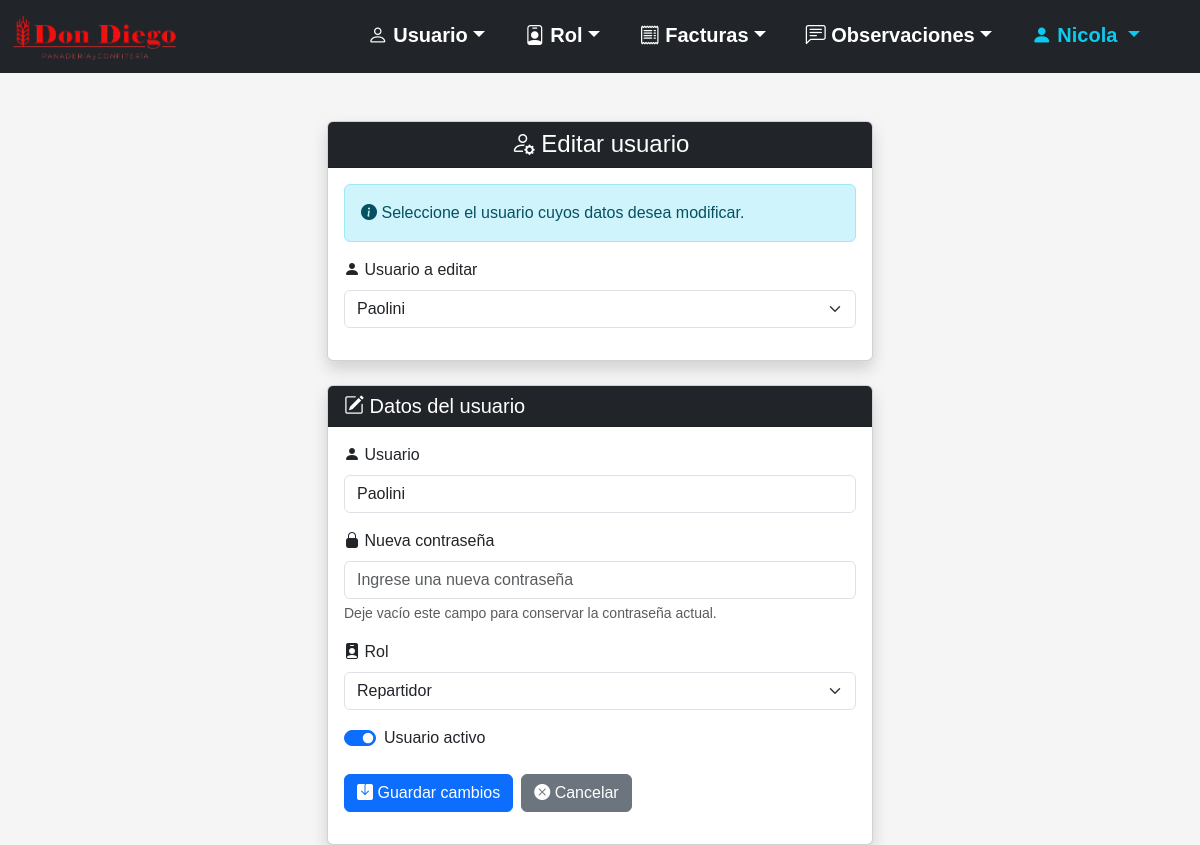
/Panaderia-v2/editar_usuario.php?id=1 (signed in), run on the app's committed database.
### tables this page shows
CREATE TABLE `usuario` (
  `id` smallint(5) UNSIGNED NOT NULL,
  `usuario` varchar(32) NOT NULL,
  `contrasenia` varchar(255) NOT NULL,
  `activo` tinyint(1) NOT NULL DEFAULT 1,
  `id_ROL` tinyint(3) UNSIGNED NOT NULL
);

CREATE TABLE `rol` (
  `id` tinyint(3) UNSIGNED NOT NULL,
  `nombre` varchar(20) NOT NULL
);

### Panaderia-v2/editar_usuario.php (the view, shortened to what this page needs)
<?php
require_once "conexion.php";
require_once "menu.php";
$id_usuario_editar = $_GET["id"] ?? $_POST["id_usuario"] ?? "";
$sqlUsuarios = "SELECT id, usuario FROM usuario WHERE activo = 1 ORDER BY usuario";
$stmtUsuarios = $conexion->prepare($sqlUsuarios);
$stmtUsuarios->execute();
$usuarios = $stmtUsuarios->fetchAll(PDO::FETCH_ASSOC);
$sqlRoles = "SELECT id, nombre FROM rol ORDER BY nombre";
$stmtRoles = $conexion->prepare($sqlRoles);
$stmtRoles->execute();
$roles = $stmtRoles->fetchAll(PDO::FETCH_ASSOC);
$usuarioEditar = null;
if ($id_usuario_editar != "") {
    $sqlUsuario = "SELECT id, usuario, activo, id_ROL FROM usuario WHERE id = ?";
    $stmtUsuario = $conexion->prepare($sqlUsuario);
    $stmtUsuario->execute([$id_usuario_editar]);
    $usuarioEditar = $stmtUsuario->fetch(PDO::FETCH_ASSOC);
}
?>
<!DOCTYPE html>
<html lang="es">
<head>
    <link rel="stylesheet" href="css/bootstrap-5.3.8/css/bootstrap.min.css">
    <link rel="stylesheet" href="imagenes/bootstrap-icons-1.13.1/bootstrap-icons.min.css">
    <link rel="stylesheet" href="css/estilo.css">
</head>
<body>
    <?php require_once "menu.php"; ?>
    <div class="container mt-5">
        <div class="row justify-content-center">
            <div class="col-md-7 col-lg-6">
                <div class="card shadow mb-4">
                    <div class="card-header bg-dark text-white text-center">
                        <h4 class="mb-0"><i class="bi bi-person-gear"></i> Editar usuario</h4>
                    </div>
                    <div class="card-body">
                        <div class="alert alert-info">
                            <i class="bi bi-info-circle-fill"></i>
                            Seleccione el usuario cuyos datos desea modificar.
                        </div>
                        <form method="get">
                            <label for="id" class="form-label"><i class="bi bi-person-fill"></i> Usuario a editar</label>
                            <select id="id" name="id" class="form-select" onchange="this.form.submit()" required>
                                <?php foreach ($usuarios as $usuario): ?>
                                    <option
                                        value="<?= $usuario["id"] ?>"
                                        <?= ($id_usuario_editar == $usuario["id"])
                                            ? "selected"
                                            : ""
                                        ?>
                                    >
                                        <?= htmlspecialchars($usuario["usuario"]) ?>
                                    </option>
                                <?php endforeach; ?>
                            </select>
                        </form>
                    </div>
                </div>
                <?php if ($usuarioEditar): ?>
                    <div class="card shadow">
                        <div class="card-header bg-dark text-white">
                            <h5 class="mb-0"><i class="bi bi-pencil-square"></i> Datos del usuario</h5>
                        </div>
                        <div class="card-body">
                            <form method="post">
                                <div class="mb-3">
                                    <label for="usuario" class="form-label"><i class="bi bi-person-fill"></i> Usuario</label>
                                    <input type="text" id="usuario" name="usuario" class="form-control"
                                        value="<?= htmlspecialchars($usuarioEditar["usuario"]) ?>" maxlength="32" required>
                                </div>
                                <div class="mb-3">
                                    <label for="contrasenia" class="form-label"><i class="bi bi-lock-fill"></i> Nueva contraseña</label>
                                    <input type="password" id="contrasenia" name="contrasenia" class="form-control" maxlength="255"
                                    placeholder="Ingrese una nueva contraseña">
                                    <div class="form-text">Deje vacío este campo para conservar la contraseña actual.</div>
                                </div>
                                <div class="mb-3">
                                    <label for="id_ROL" class="form-label"><i class="bi bi-person-badge-fill"></i> Rol</label>
                                    <select id="id_ROL" name="id_ROL" class="form-select" required>
                                        <?php foreach ($roles as $rol): ?>
                                            <option
                                                value="<?= $rol["id"] ?>"
                                                <?= ($usuarioEditar["id_ROL"] == $rol["id"])
                                                    ? "selected"
                                                    : ""
                                                ?>
                                            >
                                                <?= htmlspecialchars($rol["nombre"]) ?>
                                            </option>
                                        <?php endforeach; ?>
                                    </select>
                                </div>
                                <div class="mb-4">
                                    <div class="form-check form-switch">
                                        <input class="form-check-input" type="checkbox" role="switch" id="activo" name="activo" value="1"
                                            <?= ($usuarioEditar["activo"] == 1)
                                                ? "checked"
                                                : ""
                                            ?>
                                        >
                                        <label class="form-check-label" for="activo">Usuario activo</label>
                                    </div>
                                </div>
                                <div class="d-flex gap-2">
                                    <button type="submit" class="btn btn-primary"><i class="bi bi-save-fill"></i> Guardar cambios</button>
                                    <a href="index.php" class="btn btn-secondary"><i class="bi bi-x-circle-fill"></i> Cancelar</a>
                                </div>
                            </form>
                        </div>
                    </div>
                <?php endif; ?>
            </div>
        </div>
    </div>
</body>
</html>

### Panaderia-v2/menu.php (shortened to what this page needs)
<?php
if (isset($_SESSION["id_usuario"])) {
    $sqlUsuario = "SELECT usuario FROM usuario WHERE id = ?";
    $stmtUsuario = $conexion->prepare($sqlUsuario);
    $stmtUsuario->execute([$_SESSION["id_usuario"]]);
    $usuarioLogueado = $stmtUsuario->fetch(PDO::FETCH_ASSOC);
}
?>
<nav class="navbar navbar-expand-lg navbar-dark bg-dark">
    <div class="container-fluid">
        <a class="navbar-brand" href="#"><img src="imagenes/logo.png" alt="Panaderia" width="50%" height="50%" class="d-inline-block align-text-top"></a>
        <div class="offcanvas offcanvas-end text-bg-dark" tabindex="-1" id="menuNavegacion" aria-labelledby="menuNavegacionLabel">
            <div class="offcanvas-body">
                <ul class="navbar-nav flex-grow-1 pe-3 gap-4 fs-5">
                    <li class="nav-item dropdown nav-underline">
                        <a class="nav-link dropdown-toggle fw-bold" href="#" role="button" data-bs-toggle="dropdown" aria-expanded="false"><i class="bi bi-person"></i> Usuario</a>
                    </li>
                    <li class="nav-item dropdown nav-underline">
                        <a class="nav-link dropdown-toggle fw-bold" href="#" role="button" data-bs-toggle="dropdown" aria-expanded="false"><i class="bi bi-person-badge"></i> Rol</a>
                    </li>
                    <li class="nav-item dropdown nav-underline">
                        <a class="nav-link dropdown-toggle fw-bold" href="#" role="button" data-bs-toggle="dropdown" aria-expanded="false"><i class="bi bi-receipt"></i> Facturas</a>
                    </li>
                    <li class="nav-item dropdown nav-underline">
                        <a class="nav-link dropdown-toggle fw-bold" href="#" role="button" data-bs-toggle="dropdown" aria-expanded="false"><i class="bi bi-chat-left-text"></i> Observaciones</a>
                    </li>
                    <li class="nav-item dropdown ms-auto d-none d-lg-block">
                       <a class="nav-link dropdown-toggle fw-bold usuario-menu" href="#" role="button" data-bs-toggle="dropdown" aria-expanded="false">
                            <i class="bi bi-person-fill"></i>
                            <?= htmlspecialchars($usuarioLogueado["usuario"]) ?>
                        </a>
                    </li>
                </ul>
            </div>
        </div>
    </div>
</nav>

### Panaderia-v2/css/estilo.css (style rules this page uses)
body { font-family: Arial, sans-serif; background: #f5f5f5; margin: 0; padding: 0; width: 100%; max-width: 100%; overflow-x: hidden; }
.navbar .nav-link, .navbar .navbar-brand { color: white !important; }
.navbar .usuario-menu { color: #0dcaf0 !important; }
.navbar { width: 100%; max-width: 100%; margin: 0; padding-left: 0; padding-right: 0; }
.navbar .container-fluid { width: 100%; max-width: 100%; margin: 0; padding-left: 12px; padding-right: 12px; }

### data on the page
usuario: usuario "Nicola"
usuario: usuario "Paolini", id_ROL "Repartidor", activo "☑"

### other printed values
form field id "Paolini"
